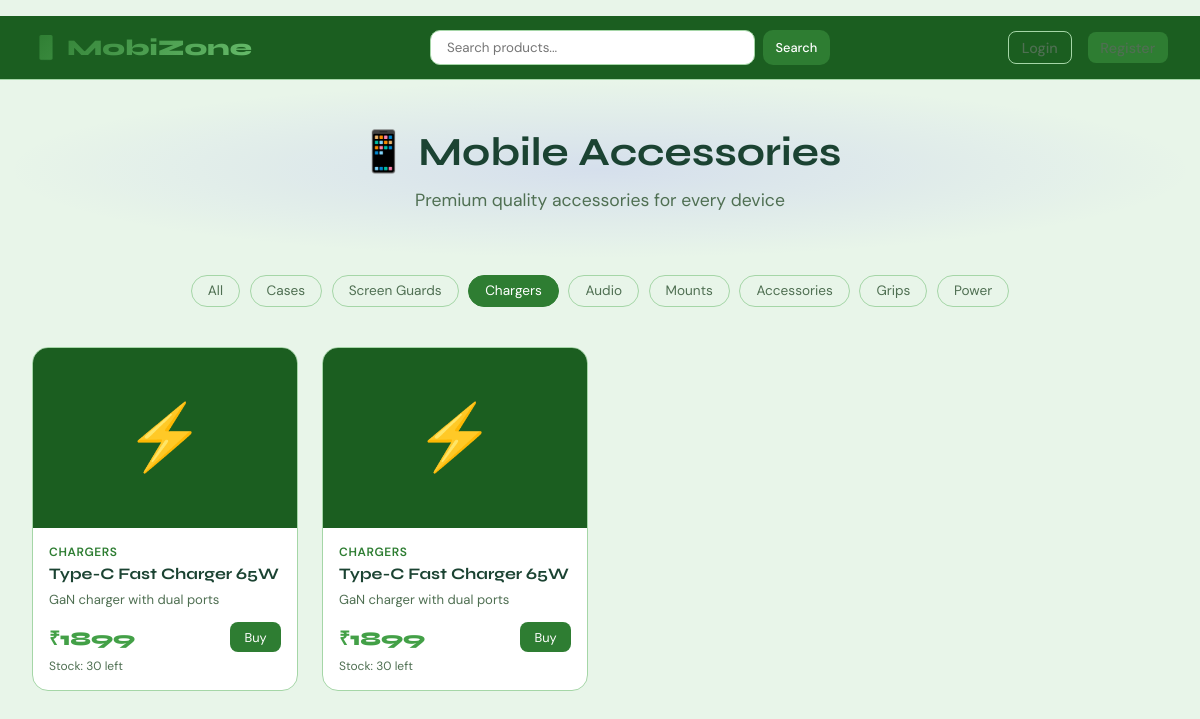
/shop?category=Chargers, run on the app's committed database.
### tables this page shows
CREATE TABLE products (
            id INTEGER PRIMARY KEY AUTOINCREMENT,
            name TEXT NOT NULL,
            description TEXT,
            price REAL NOT NULL,
            stock INTEGER DEFAULT 0,
            category TEXT,
            image_url TEXT DEFAULT '/static/images/default.png',
            created_at TEXT DEFAULT CURRENT_TIMESTAMP
        );

### app.py (the view)
@app.route('/shop')
def customer_home():
    db = get_db()
    category = request.args.get('category', '')
    search = request.args.get('search', '')
    query = "SELECT * FROM products WHERE stock > 0"
    params = []
    if category:
        query += " AND category=?"; params.append(category)
    if search:
        query += " AND name LIKE ?"; params.append(f'%{search}%')
    products = db.execute(query, params).fetchall()
    categories = db.execute("SELECT DISTINCT category FROM products").fetchall()
    cart_count = 0
    if session.get('user_id'):
        cart_count = db.execute("SELECT SUM(quantity) FROM cart WHERE user_id=?", (session['user_id'],)).fetchone()[0] or 0
    db.close()
    return render_template('customer/home.html', products=products, categories=categories,
                           cart_count=cart_count, selected_category=category, search=search)

### app.py (called while the page is built)
def get_db():
    conn = sqlite3.connect(DB)
    conn.row_factory = sqlite3.Row
    return conn

### templates/customer/home.html (shortened to what this page needs)
{% extends 'base.html' %}
{% block content %}
<nav class="shop-nav">
  <a href="{{ url_for('customer_home') }}" class="nav-brand">📱 MobiZone</a>
  <form class="search-bar" method="GET">
    <input type="text" name="search" placeholder="Search products..." value="{{ search }}">
    <button class="btn btn-primary btn-sm" type="submit">Search</button>
  </form>
  <div class="nav-links">
    {% if session.user_id %}
      <a href="{{ url_for('cart') }}" class="cart-icon" style="position:relative;color:var(--muted);text-decoration:none;padding:.4rem .8rem;">
        🛒 Cart {% if cart_count %}<span class="cart-badge">{{ cart_count }}</span>{% endif %}
      </a>
      <a href="{{ url_for('my_orders') }}">My Orders</a>
      <span style="color:var(--muted);font-size:.85rem;">Hi, {{ session.user_name }}</span>
      <a href="{{ url_for('logout') }}" class="btn btn-outline btn-sm">Logout</a>
    {% else %}
      <a href="{{ url_for('login') }}" class="btn btn-outline btn-sm">Login</a>
      <a href="{{ url_for('register') }}" class="btn btn-primary btn-sm">Register</a>
    {% endif %}
  </div>
</nav>
<div class="hero">
  <h1>📱 Mobile Accessories</h1>
  <p>Premium quality accessories for every device</p>
</div>
<div class="categories">
  <a href="{{ url_for('customer_home') }}" class="cat-btn {% if not selected_category %}active{% endif %}">All</a>
  {% for cat in categories %}
    <a href="{{ url_for('customer_home', category=cat.category) }}" class="cat-btn {% if selected_category==cat.category %}active{% endif %}">{{ cat.category }}</a>
  {% endfor %}
</div>
<div class="products-grid">
  {% set icons = {'Cases':'🛡️','Screen Guards':'🔒','Chargers':'⚡','Audio':'🎧','Mounts':'🔧','Accessories':'🔌','Grips':'✋','Power':'🔋'} %}
  {% for p in products %}
  <div class="product-card">
    <div class="product-img">{{ icons.get(p.category, '📦') }}</div>
    <div class="product-info">
      <div class="product-cat">{{ p.category }}</div>
      <div class="product-name">{{ p.name }}</div>
      <div class="product-desc">{{ p.description }}</div>
      <div class="product-footer">
        <div class="product-price">₹{{ "%.0f"|format(p.price) }}</div>
        {% if session.user_id %}
        <form method="POST" action="{{ url_for('add_to_cart', pid=p.id) }}">
          <input type="hidden" name="quantity" value="1">
          <button class="add-btn" type="submit">+ Cart</button>
        </form>
        {% else %}
        <a href="{{ url_for('login') }}" class="add-btn" style="text-decoration:none;display:inline-block;">Buy</a>
        {% endif %}
      </div>
      <div style="font-size:.75rem;color:var(--muted);margin-top:.4rem;">Stock: {{ p.stock }} left</div>
    </div>
  </div>
  {% else %}
  <p style="color:var(--muted);grid-column:1/-1;text-align:center;padding:3rem;">No products found.</p>
  {% endfor %}
</div>
{% endblock %}

### templates/base.html (style rules this page uses)
:root { --bg: #e8f5e9; --surface: #1b5e20; --card: #ffffff; --border: #a5d6a7; --accent: #2e7d32; --accent2: #66bb6a; --accent3: #43a047; --text: #1b4332; --muted: #4f6f52; --white: #ffffff; }
* { margin:0; padding:0; box-sizing:border-box; }
body { background:var(--bg); color:var(--text); font-family:'DM Sans',sans-serif; min-height:100vh; }
h1,h2,h3,h4 { font-family:'Syne',sans-serif; }
nav { background:var(--surface); border-bottom:1px solid var(--border); padding:0 2rem; display:flex; align-items:center; justify-content:space-between; height:64px; position:sticky; top:0; z-index:100; }
.nav-brand { font-family:'Syne',sans-serif; font-size:1.4rem; font-weight:800; background:linear-gradient(135deg,var(--accent),var(--accent2)); -webkit-background-clip:text; -webkit-text-fill-color:transparent; text-decoration:none; }
.nav-links { display:flex; gap:1rem; align-items:center; }
.nav-links a { color:var(--muted); text-decoration:none; font-size:.9rem; padding:.4rem .8rem; border-radius:8px; transition:.2s; }
.btn { display:inline-flex; align-items:center; gap:.5rem; padding:.5rem 1.2rem; border-radius:10px; border:none; cursor:pointer; font-family:'DM Sans',sans-serif; font-size:.9rem; font-weight:500; text-decoration:none; transition:.2s; }
.btn-primary { background:var(--accent); color:#fff; }
.btn-outline { background:transparent; color:var(--text); border:1px solid var(--border); }
.btn-sm { padding:.3rem .8rem; font-size:.8rem; }

### templates/customer/home.html (style rules this page uses)
.shop-nav { background:var(--surface); border-bottom:1px solid var(--border); padding:0 2rem; display:flex; align-items:center; justify-content:space-between; height:64px; position:sticky; top:0; z-index:100; }
.search-bar { display:flex; gap:.5rem; flex:1; max-width:400px; margin:0 2rem; }
.search-bar input { flex:1; background:var(--card); border:1px solid var(--border); color:var(--text); padding:.5rem 1rem; border-radius:10px; font-family:'DM Sans',sans-serif; }
.hero { padding:3rem 2rem; text-align:center; background: radial-gradient(ellipse at center, rgba(108,99,255,.15) 0%, transparent 70%); }
.hero h1 { font-size:2.5rem; margin-bottom:.8rem; }
.hero p { color:var(--muted); font-size:1.1rem; }
.categories { padding:1rem 2rem; display:flex; gap:.6rem; flex-wrap:wrap; justify-content:center; }
.cat-btn { padding:.4rem 1rem; border-radius:20px; border:1px solid var(--border); background:transparent; color:var(--muted); cursor:pointer; text-decoration:none; font-size:.85rem; transition:.2s; }
.cat-btn:hover,.cat-btn.active { background:var(--accent); border-color:var(--accent); color:#fff; }
.products-grid { display:grid; grid-template-columns:repeat(auto-fill,minmax(240px,1fr)); gap:1.5rem; padding:1.5rem 2rem 3rem; }
.product-card { background:var(--card); border:1px solid var(--border); border-radius:16px; overflow:hidden; transition:.2s; text-decoration:none; display:block; }
.product-img { height:180px; display:flex; align-items:center; justify-content:center; background:var(--surface); font-size:4rem; }
.product-info { padding:1rem; }
.product-cat { font-size:.75rem; color:var(--accent); font-weight:600; margin-bottom:.3rem; text-transform:uppercase; letter-spacing:.05em; }
.product-name { font-family:'Syne',sans-serif; font-size:1rem; font-weight:700; margin-bottom:.4rem; color:var(--text); }
.product-desc { font-size:.82rem; color:var(--muted); margin-bottom:.8rem; line-height:1.5; }
.product-footer { display:flex; align-items:center; justify-content:space-between; }
.product-price { font-family:'Syne',sans-serif; font-size:1.2rem; font-weight:800; color:var(--accent3); }
.add-btn { background:var(--accent); color:#fff; border:none; border-radius:8px; padding:.4rem .9rem; font-size:.8rem; cursor:pointer; font-family:'DM Sans',sans-serif; transition:.2s; }

### data on the page
products: get "⚡", category "CHARGERS", name "Type-C Fast Charger 65W", description "GaN charger with dual ports", price "1899", stock "30"
products: get "⚡", category "CHARGERS", name "Type-C Fast Charger 65W", description "GaN charger with dual ports", price "1899", stock "30"

### other printed values
{{ cat.category }} "Cases" "Screen Guards" "Chargers" "Audio" "Mounts" "Accessories" "Grips" "Power"
